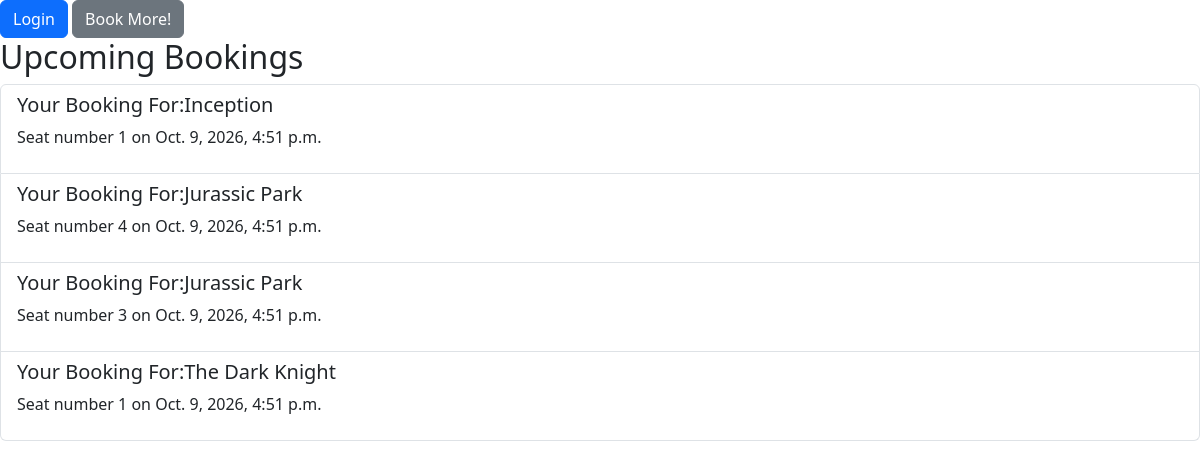
/api/history/ (signed in), run on an earlier commit of the app's database.
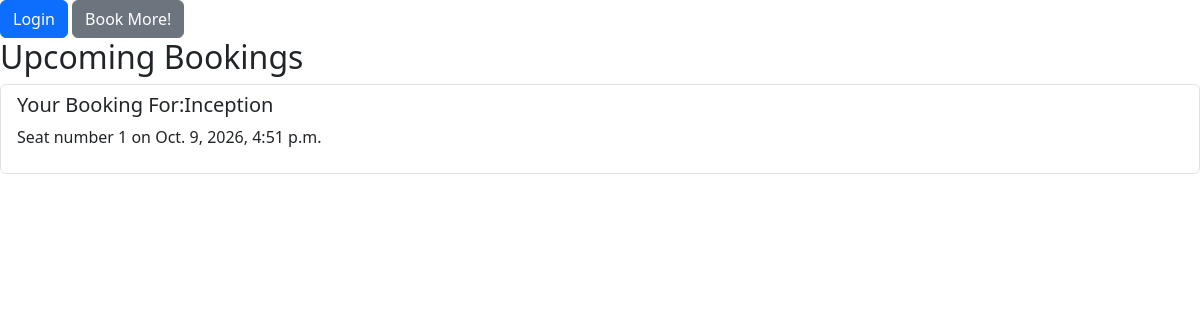
And on a later commit of the database.
### bookings/models.py (models this page shows, shortened)
class Booking(models.Model):
    movie = models.ForeignKey(Movie,on_delete=models.CASCADE)
    seat = models.ForeignKey(Seat,on_delete=models.CASCADE)
    user = models.ForeignKey(settings.AUTH_USER_MODEL,on_delete=models.CASCADE)
    booking_date = models.DateTimeField(auto_now_add=True)

class Movie(models.Model):
    title = models.CharField(max_length = 200)
    description = models.TextField()
    release_date = models.DateField()
    duration = models.PositiveIntegerField()
    def __str__(self):
        return self.title

class Seat(models.Model):
    seat_number = models.PositiveIntegerField()
    booking_status = models.BooleanField(default=False)
    def __str__(self):
        return f"Seat number {self.seat_number}"

### bookings/views.py (the view)
# urls.py: path('history/',booking_history,name = 'booking_history'),
@login_required
def booking_history(request):
    bookings = Booking.objects.filter(user=request.user)
    return render(request,'bookings/booking_history.html',{'bookings':bookings})

### bookings/templates/bookings/booking_history.html (shortened to what this page needs)
{% extends 'bookings/base.html' %}
{% block content %}
<a href="{% url 'movie_list' %}" class="btn btn-secondary"> Book More! </a>
<h2>Upcoming Bookings</h2>
    <ul class="list-group">
        {% for booking in bookings %}
            <li class="list-group-item">
                <h5>Your Booking For:{{booking.movie}} </h5>
                <p>
                    {{booking.seat}} on {{booking.booking_date}}
                </p>
            </li>
        {% endfor %}
    </ul>
{% endblock %}

What changed in the data, as far as the page shows it:
removed Booking: movie "Jurassic Park", seat "Seat number 4", booking_date "Oct. 9, 2026, 4:51 p.m."
removed Booking: movie "Jurassic Park", seat "Seat number 3", booking_date "Oct. 9, 2026, 4:51 p.m."
removed Booking: movie "The Dark Knight", seat "Seat number 1", booking_date "Oct. 9, 2026, 4:51 p.m."
